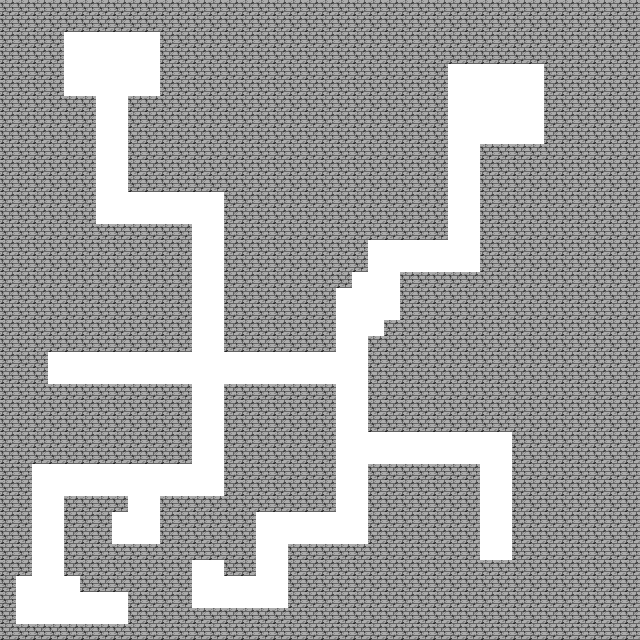

A 2D game scene composited from a Tiled map and its tileset images. What follows is a short description and the map's XML, with each tile layer's data collapsed to a summary:
An orthogonal 40x40 tile map with 16x16 px tiles, 1 tile layer (Tile Layer 1) and 1 object.

<map version="1.0" orientation="orthogonal" renderorder="right-down" width="40" height="40" tilewidth="16" tileheight="16" nextobjectid="1">
 <tileset firstgid="1" name="Basic" tilewidth="16" tileheight="16" spacing="1" tilecount="3">
  <image source="../Sprites/Tiles.png" width="50" height="16" />
  <tile id="0">
   <properties>
    <property name="Collisions" value="1" />
   </properties>
   <objectgroup draworder="index">
    <object id="0" x="0" y="0.125" width="15.75" height="15.75" />
   </objectgroup>
  </tile>
  <tile id="2">
   <properties>
    <property name="Collisions" value="0" />
   </properties>
  </tile>
 </tileset>
 <layer name="Tile Layer 1" width="40" height="40">
  <data>[1600 cells, 1600 non-empty, 2 distinct tile ids]</data>
 </layer>
</map>